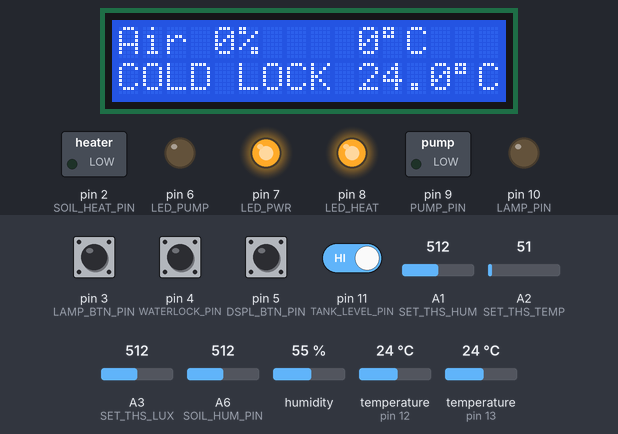
Bench run of a sketch on a simulated Arduino Nano, built with avr-gcc and run on an emulated ATmega328P. On the bench: 16×2 character LCD, switched loads named in the sketch (green lamp = pin HIGH), output pins drawn as LEDs (lit = HIGH). The inputs (shaded band) are chosen by the test bench; at power-on: pin 3 (LAMP_BTN_PIN), pin 4 (WATERLOCK_PIN), pin 5 (DSPL_BTN_PIN), pin 11 (TANK_LEVEL_PIN) HIGH, temperature (sensors on pin 12, pin 13) 24 °C, A1 (SET_THS_HUM) = 512, A2 (SET_THS_TEMP) = 51, A3 (SET_THS_LUX) = 512, A6 (SOIL_HUM_PIN) = 512, humidity 55 %. What the sketch prints to the serial monitor is not drawn.

Above: at 4.5 s.
4.6 s: pin 4 (WATERLOCK_PIN) pulled LOW for 0.15 s
At 5.9 s:
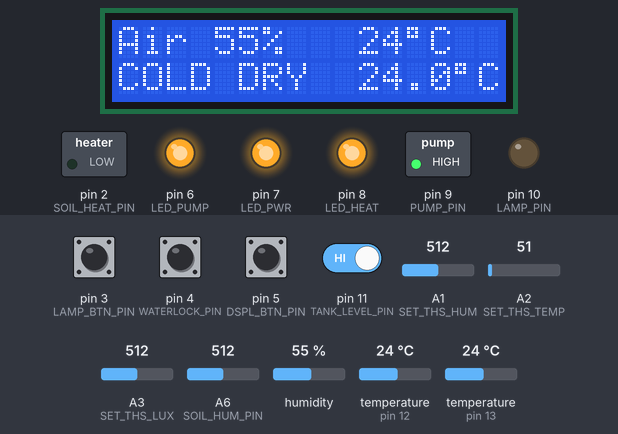
16.2 s: temperature (sensor on pin 12) set to 32 °C
At 20.4 s:
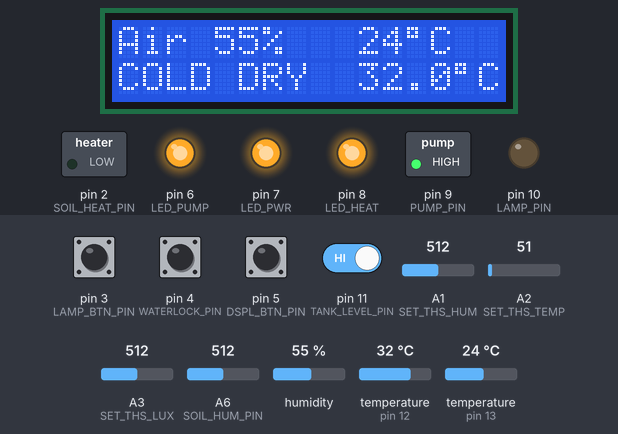
20.7 s: temperature (sensor on pin 12) set to 35 °C
At 22.7 s:
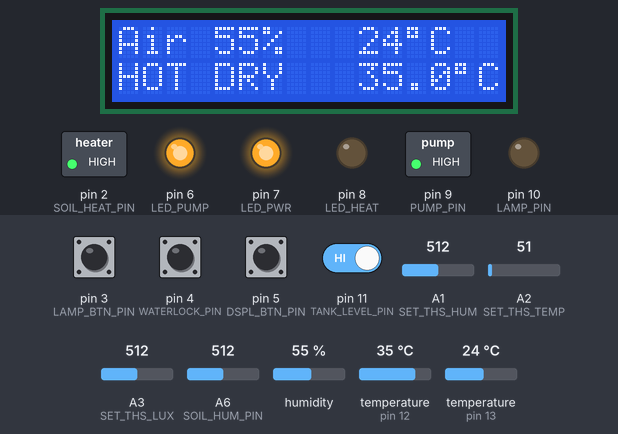
32.1 s: pin 4 (WATERLOCK_PIN) pulled LOW for 1 s
At 33.0 s:
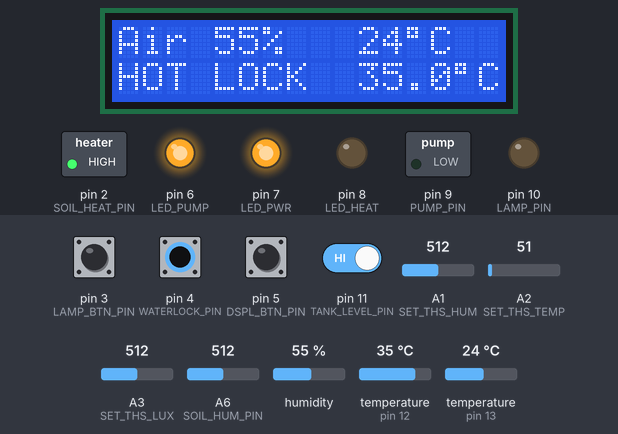
44.5 s: pin 5 (DSPL_BTN_PIN) pulled LOW for 0.15 s
At 45.5 s:
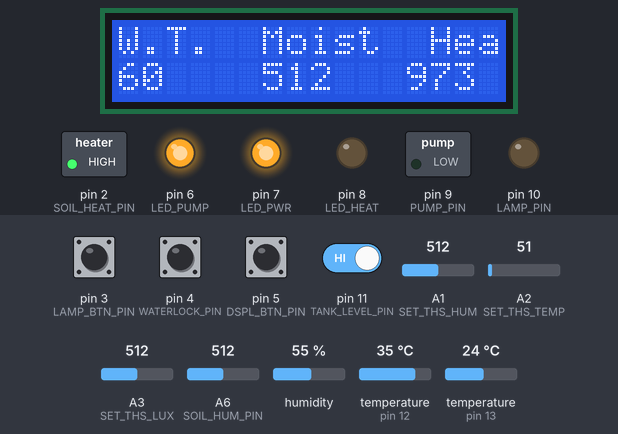
46.1 s: pin 5 (DSPL_BTN_PIN) pulled LOW for 1 s
At 47.7 s:
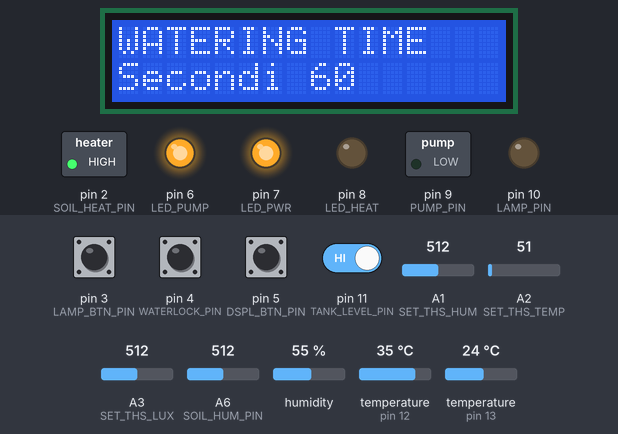
Timing chart, 0 to 49.2 s (numbered marks = the images above; inputs shaded):
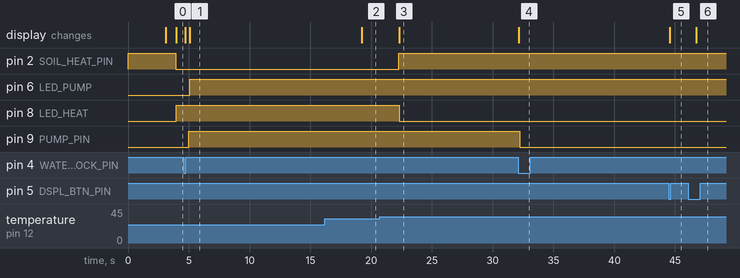

Measured:
- the behaviour switches between 33 and 34 °C on temperature (sensor on pin 12) (found by bisection; images 2 and 3)
- after the input at 4.6 s, pin 6 (LED_PUMP): LOW → HIGH after 0.46 s; pin 9 (PUMP_PIN): LOW → HIGH after 0.41 s; the display: first changes after 0.12 s (image 1 shows a later state)
- after the input at 16.2 s, the display: changes after 3.0 s (image 2)
- after the input at 20.7 s, pin 2 (SOIL_HEAT_PIN): LOW → HIGH after 1.6 s; pin 8 (LED_HEAT): HIGH → LOW after 1.6 s; the display: changes after 1.6 s (image 3)
- after the input at 32.1 s, pin 9 (PUMP_PIN): HIGH → LOW after 0.14 s; the display: changes after 0.07 s (image 4)
- after the input at 44.5 s, the display: changes after 0.06 s (image 5)
- after the input at 46.1 s, the display: changes after 0.65 s (image 6)

The sketch:

greenhouse.ino
```cpp
// (licence header left out)
#include "dag_timer.h"
#include "dag_button.h"
#include "soil.h"
#include "moisture.h"
// #include "lumen.h"
#include "air.h"
#include "geo.h"

#include <Adafruit_Sensor.h>
#include <DHT.h>
#include <DHT_U.h>

#include <Wire.h>
#include <LCD_I2C.h>

#include <OneWire.h>
#include <DallasTemperature.h>


/** costanti per l'illuminazione */
int LUMEN_THRESHOLD;         // valore limite minimo del sensore di luminosità per l'accensione della luce.
const int LUMEN_PIN = A0;    // pin per la lettura del sensore di luminosità.
const int LAMP_PIN = 10;     // DIGITAL pin di attivazione della luce, collegato al relay.
const int LAMP_BTN_PIN = 3;  // DIGITAL pin di attivazione della luce, collegato al relay.
// Lumen lumen(LAMP_PIN, LUMEN_PIN, &Serial);
DagButton btnLamp(LAMP_BTN_PIN, LOW);

/** costanti per la termo-igrometria */
const int DHT_PIN = 13;  // pin per la lettura del sensore di umidità e temperatura dell'aria.
#define DHTTYPE DHT11
DHT dht(DHT_PIN, DHTTYPE);
TermoIgro air(&dht);
DagTimer airTimer;

/** controllo dell'umidità del terreno */
const int SOIL_HUM_PIN = A6;         // ANALOG  pin per la lettura dell'umidità del suolo.
const int SOIL_HUM_ENABLE_PIN = A7;  // DIGITAL pin per l'attivazione del transistore che abilita il sensore
int SOIL_HUM_THRESHOLD;              // valore limite dell'umidità per innescare l'irrigazione.
Moisture moisture(SOIL_HUM_PIN, SOIL_HUM_ENABLE_PIN, &Serial);

/** Controllo la temperatura del terreno */
const int SOIL_TEMP_PIN = 12;  // DIGITAL pin del sensore di temperatura del terreno DS18B20
int SOIL_TEMP_THRESHOLD;       // limite di temperatura per innescare il riscaldamento
OneWire oneWire(SOIL_TEMP_PIN);
DallasTemperature ds18b20(&oneWire);  // inizializzazine sensore temperatura terreno
Geo geo(&ds18b20, &Serial);

/** Controllo Irrigazione */
const int PUMP_PIN = 9;         // DIGITAL pin per l'avvio della pompa di irrigazione.
const int WATERLOCK_PIN = 4;    // DIGITAL segnale per il blocco del'irrigazione
const int TANK_LEVEL_PIN = 11;  // DIGITAL pin per la lettura del segnale di livello minimo dell'acqua del serbatoio.
const int SOIL_HEAT_PIN = 2;    // DIGITAL pin per attivare il riscaldamento, collegato al relay
Soil soil(TANK_LEVEL_PIN, PUMP_PIN, SOIL_HEAT_PIN, &Serial);
DagButton waterLockBtn(WATERLOCK_PIN, LOW);


/** Potenziometri */
int SET_THS_TEMP = A2;  // pin del potenziometro per l'impostazione della soglia di temperatura suolo
int SET_THS_HUM = A1;   // pin del potenziometro per l'impostazione della soglia di umidità terreno
int SET_THS_LUX = A3;   // pin del potenziometro per l'impostazione della soglia di luminosità

/** Display LCD*/
LCD_I2C lcd(0x27, 16, 2);  //SDA => A4: SCL => A5
const int DSPL_BTN_PIN = 5;
void display_main();
void display_thresholds();
void display_lux();
void display_heat();
void display_moisture();
void (*pages[])() = { display_main, display_thresholds, display_lux, display_heat, display_moisture };
int activePage = 0;
uint8_t lcd_backlight = HIGH;  //variabile che salva l'accensione della luce del display (attivabile con longPress del displayBtn)
DagButton displayBtn(DSPL_BTN_PIN, LOW);
DagTimer displayTimer;

/** LED */
const int LED_PWR = 7;   // Power Led
const int LED_PUMP = 6;  // Led per avvsare l'avviamento della pompa di irrigazione. Lampeggia se il serbatoio dell'acqua è vuoto.
const int LED_HEAT = 8;  // led per avvisare l'accensione del pad di riscaldamento


//*********************************************************************************
void setup() {
  Serial.begin(9600);
  Serial.println("Inizializzazione DAG GREENHOUSE");

  dht.begin();          // attiva il sensore dei parametri ambientali dell'aria.
  airTimer.init(5000);  // attiva il timer per la lettura dei parametri dell'aria.

  /** IRRIGAZIONE */
  pinMode(PUMP_PIN, OUTPUT);
  pinMode(WATERLOCK_PIN, INPUT_PULLUP);
  pinMode(TANK_LEVEL_PIN, INPUT_PULLUP);
  pinMode(SOIL_HEAT_PIN, OUTPUT);
  digitalWrite(SOIL_HEAT_PIN, HIGH);  // inizializza il relay di riscaldamento altrimenti si accende subito

  /** UMIDITÀ DEL TERRENO */
  pinMode(SOIL_HUM_PIN, INPUT);
  pinMode(SOIL_HUM_ENABLE_PIN, OUTPUT);
  // digitalWrite(SOIL_HUM_ENABLE_PIN, HIGH);

  /** ILLUMIAZIONE */
  // pinMode(LUMEN_PIN, INPUT);
  pinMode(LAMP_PIN, OUTPUT);
  digitalWrite(LAMP_PIN, LOW);  // inizializza con luce spenta

  /** TEMPERATURA DEL TERRENO*/
  pinMode(SOIL_TEMP_PIN, INPUT);

  /** POTENZIOMETRI */
  pinMode(SET_THS_TEMP, INPUT);
  pinMode(SET_THS_HUM, INPUT);
  pinMode(SET_THS_LUX, INPUT);

  /** LED */
  pinMode(LED_PWR, OUTPUT);
  pinMode(LED_PUMP, OUTPUT);
  pinMode(LED_HEAT, OUTPUT);


  // accende il power led
  digitalWrite(LED_PWR, HIGH);

  //LCD
  lcd.begin();      // inizializza LCD
  lcd.backlight();  // accende lo sfondo
  lcd.home();
  lcd.print("DAG Greenhouse");  // messaggio di benvenuto
  lcd.setCursor(0, 1);
  lcd.print("v0.1.8");
  delay(3000);
  lcd.clear();
  // lcd.noBacklight();
}


void loop() {
  delay(75);

  // PROCESSI //
  /** lettura dei potenziometri (inverte i valori per rispettare il senso della rotella)*/
  SOIL_TEMP_THRESHOLD = map(analogRead(SET_THS_TEMP), 0, 1024, 1024, 0);
  SOIL_HUM_THRESHOLD = map(analogRead(SET_THS_HUM), 0, 1024, 1024, 0);
  LUMEN_THRESHOLD = map(analogRead(SET_THS_LUX), 0, 1024, 120, 0);

  /** controllo suolo */
  moisture.run(SOIL_HUM_THRESHOLD);
  geo.run(SOIL_TEMP_THRESHOLD);
  soil.run(&moisture, &geo, LUMEN_THRESHOLD);
  // digitalWrite(PUMP_PIN, LOW);
  waterLockBtn.onPress(lockWater);

  /** controllo illuminazione */
  // lumen.run(LUMEN_THRESHOLD);
  btnLamp.onPress(lampToggle);
  btnLamp.onLongPress(lampAuto, 3000);


  /** controllo termo-igrometria dell'aria*/
  airTimer.run(termo_igro);


  /** display */
  displayBtn.onPress(display_change);  // quando premuto aumenta il numero della pagina e fa partre il timer di reset
  displayBtn.onLongPress(display_backlight, 5000);
  displayTimer.run(display_reset);  // resetta la pagina principale al termine dell'intervallo di tempo
  pages[activePage]();              // visualizza la pagina attiva

  /** led */
  ledController();
}

//****************************************************************************
/** accende e spegne la lampada */
void lampToggle() {
  // lumen.toggle();
  digitalWrite(LAMP_PIN, !digitalRead(LAMP_PIN));
}


/** attiva l'auto mode della lampada*/
void lampAuto() {
  // lumen.AUTO_MODE = true;
}

/** esegue le letture dei parametri dell'aria*/
void termo_igro() {
  air.listen();
}

void lockWater() {
  soil.lockWatering();
}


void ledController() {
  /** comanda il led dela segnale pompa */
  switch (soil.STATUS) {
    case WATERING:
      digitalWrite(LED_PUMP, HIGH);
      break;

    case EMPTY_TANK:
      digitalWrite(LED_PUMP, !digitalRead(LED_PUMP));
      break;

    default:
      digitalWrite(LED_PUMP, LOW);
      break;
  }

  /** comanda il led del pad di riscaldamento*/
  digitalWrite(LED_HEAT, !digitalRead(SOIL_HEAT_PIN));
}


//******************************************************************************
void display_change() {
  activePage = activePage >= 4 ? 0 : activePage + 1;
  displayTimer.init(20000, false);
}

void display_reset() {
  activePage = 0;
}

void display_backlight() {
  lcd_backlight = !lcd_backlight;
  switch (lcd_backlight) {
    case HIGH:
      lcd.backlight();
      break;
    case LOW:
      lcd.noBacklight();
      break;
  }
}

void display_main() {
  lcd.clear();

  // prima riga
  lcd.home();
  lcd.print("Air ");
  lcd.print(air.hum);
  lcd.print("% ");
  lcd.setCursor(10, 0);
  lcd.print(air.temp);
  lcd.print("\xDF"
            "C");

  lcd.setCursor(0, 1);  // va a capo

  //seconda riga
  String g = geo.STATUS == COLD ? "COLD" : (geo.STATUS == HOT ? "HOT" : "---");
  String m = moisture.STATUS == DRY ? "DRY" : (moisture.STATUS == WET ? "WET" : "---");
  m = soil.waterLock ? "LOCK " : m;
  lcd.print(g);
  lcd.print(" ");
  lcd.print(m);
  lcd.setCursor(10, 1);
  char t[8];
  dtostrf(geo.temp, 3, 1, t);  //arrotonda al primo decimale e lo passa nella variabile t
  lcd.print(t);                // cambiare float con int per avere la lettura arrotondata all'intero
  lcd.print("\xDF"
            "C");
}

void display_thresholds() {
  lcd.clear();
  lcd.home();

  lcd.print("W.T.  Moist  Heat");
  lcd.setCursor(0, 1);  // va a capo

  lcd.print(LUMEN_THRESHOLD);
  lcd.setCursor(6, 1);
  lcd.print(SOIL_HUM_THRESHOLD);
  lcd.setCursor(12, 1);
  lcd.print(SOIL_TEMP_THRESHOLD);
}

void display_moisture() {
  lcd.clear();
  lcd.home();

  lcd.print("MOISTURE ");
  lcd.print(moisture.value);

  lcd.setCursor(0, 1);  // va a capo

  lcd.print("Threshod ");
  lcd.print(SOIL_HUM_THRESHOLD);
}

void display_lux() {
  lcd.clear();
  lcd.home();

  lcd.print("WATERING TIME");
  // if (lumen.AUTO_MODE) {
  //   lcd.print("AUTO ");
  // } else {
  //   lcd.print("MAN ");
  // }

  // lcd.print(lumen.value);

  lcd.setCursor(0, 1);  // va a capo

  lcd.print("Secondi ");
  lcd.print(LUMEN_THRESHOLD);
}


void display_heat() {
  lcd.clear();
  lcd.home();

  lcd.print("HEAT ");
  lcd.print(geo.temp);
  // lcd.print(map(geo.temp, 0, 35, 0, 1024));

  lcd.setCursor(0, 1);  // va a capo

  lcd.print("Threshod ");
  lcd.print(map(SOIL_TEMP_THRESHOLD, 0, 1024, 0, 35));
}
```

air.cpp
```cpp
#include "air.h"

TermoIgro::TermoIgro(DHT* _dht) {
  dht = _dht;
}


void TermoIgro::listen() {
  // Reading temperature or humidity takes about 250 milliseconds!
  // Sensor readings may also be up to 2 seconds 'old' (its a very slow sensor)

    int hn = 0, tn = 0, i = 0;  // numero letture  di umidità, temperatura e totali
    float hs = 0, ts = 0;       // somma delle leture
    float _h, _t;               // lettura istantanea

    while (hn <= 3 && tn <= 3 && i < 5) {
      i++;
      _h = dht->readHumidity();
      _t = dht->readTemperature();
      if (!isnan(_h)) {
        hs += _h;
        hn++;
      }
      if (!isnan(_t)) {
        ts += _t;
        tn++;
      }
    }
    hum = int(hs / hn);
    temp = int(ts / tn);
}
```

air.h
```cpp
#ifndef TERMO_IGRO_H
#define TERMO_IGRO_H

#include "Arduino.h"
#include <Adafruit_Sensor.h>
#include <DHT.h>
#include <DHT_U.h>
#include "dag_timer.h"

class TermoIgro {
private:
  DHT* dht;

public:
  TermoIgro(DHT* _dht);  // constructor che prende come argomento la durata del timer
  int hum = 0;           // valore dell'umidità
  int temp = 0;          // valore di temperature in gradi Celsius
  void listen();
};

#endif
```

dag_button.cpp
```cpp
#include "dag_button.h"

void dagBtnNoop() {}  // funzione segnaposto che non fa niente

DagButton::DagButton(int pin)
  : DagButton(pin, HIGH){};

DagButton::DagButton(int pin, int mode) {
  call_back = dagBtnNoop;
  PIN = pin;
  triggeredBy = mode;

  if (triggeredBy == HIGH) {
    // modalità PULLDOWN, ricordarsi di mettere una resistenza di pull_down
    // il pulsante esegue la callback quando lo stato del pin è HIGH
    pinMode(PIN, INPUT);
  }

  if (triggeredBy == LOW) {
    // modalità PULLUP. Usa la pullup interna di arduino
    // il pulsante esegue la callback quando lo stato del pin è LOW
    pinMode(PIN, INPUT_PULLUP);
  }
}

bool DagButton::clicked() {
  STATE = digitalRead(PIN);
  return STATE == triggeredBy;
}

bool DagButton::pressed() {
  if (clicked() == prevState) return false;
  else {
    // imposta il valore per il prossimo loop
    prevState = clicked();
    return true;
  }
}


void DagButton::onPress(void (*fun)(void)) {
  if (!clicked()) {
    executed = false;
    return;
  };

  if (executed) return;

  call_back = fun;
  call_back();
  executed = true;
}

void DagButton::onLongPress(void (*fun)(void), int trigger_time) {

  if (!clicked()) {
    pressTime = millis();
    return;
  };

  unsigned long dt = millis() - pressTime;
  boolean isStillPressed = clicked() && dt >= trigger_time;

  if (isStillPressed) {
    call_back = fun;
    call_back();
    pressTime = millis();
  }
}


void DagButton::onRelease(void (*fun)(void)) {
  if (!clicked()) return;

  while (clicked()) {
    delay(10);
    // attende fino a quando non viene rilasciato
  }
  call_back = fun;
  call_back();
}
```

dag_button.h
```cpp
#ifndef DAG_BUTTON_H
#define DAG_BUTTON_H

#include "Arduino.h"

class DagButton {
private:
  /** pin di lettura del bottone */
  int PIN;

  /** variabile per la lettura edllo stat odel pin collegato al bottone */
  int STATE;

  /*
      stato del pin che fa eseguire la callback: LOW--> PULLUP / HIGH-->PULLDOWN

      modalità PULLDOWN, ricordarsi di mettere una resistenza di pull_down
      il pulsante esegue la callback quando lo stato del pin è HIGH.

      modalità PULLUP. Usa la pullup interna di arduino
      il pulsante esegue la callback quando lo stato del pin è LOW
    */
  int triggeredBy;

  /** callback function */
  void (*call_back)(void);

  /** registra il momento in cui viene premuto*/
  unsigned long pressTime;

  /** registra l'esecuzione del callback */
  bool executed;

  /** salva l'ultimo stato del bottone */
  bool prevState = false;

public:
  /**
     * CONSTRUCTOR che prende come argomento il pin di lettura del bottone
     * (LOW--> PULLUP / HIGH-->PULLDOWN ). DEFAULT MODE= HIGH (PULLDOWN)
     *
     * - modalità PULLDOWN, ricordarsi di mettere una resistenza di pull_down
     * il pulsante esegue la callback quando lo stato del pin è HIGH
     *
     * - modalità PULLUP. Usa la pullup interna di arduino
     * il pulsante esegue la callback quando lo stato del pin è LOW
     * @param pin Il pin che legge il segnale del button
     */
  DagButton(int pin);

  /**
     * CONSTRUCTOR che prende come argomento il pin di lettura del bottone e la modalità
     * (LOW--> PULLUP / HIGH-->PULLDOWN ). DEFAULT MODE= HIGH (PULLDOWN)
     *
     *
     * - modalità PULLDOWN, ricordarsi di mettere una resistenza di pull_down
     * il pulsante esegue la callback quando lo stato del pin è HIGH
     *
     *
     * - modalità PULLUP. Usa la pullup interna di arduino
     * il pulsante esegue la callback quando lo stato del pin è LOW
     *
     * @param pin Il pin che legge il segnale del button
     * @param triggeredBy: HIGH or LOW stato del pin che fa eseguire la callback: LOW--> PULLUP / HIGH-->PULLDOWN
     */
  DagButton(int pin, int triggeredBy);

  /** restituisce se il bottone è stato premuto, valore istantaneo */
  bool clicked(void);

  // alias per clicked, restituisce se il bottone è stato premuto,
  // impedendo che si legga due volte lo stesso valore in caso di pressioni prolungate
  bool pressed(void);

  /** esegue la callback quando il pulsante viene premuto (da mettere nel loop). NON BLOCCANTE */
  void onPress(void (*fun)(void));

  /** esegue la funzione quando premuto per un numero di millisecondi. riceve anche la callback, NON BLOCCANTE*/
  void onLongPress(void (*fun)(void), int trigger_time);

  /** esegue quando il pulsante viene rilasciato. BLOCCANTE  */
  void onRelease(void (*fun)(void));
};

#endif
```

dag_timer.cpp
```cpp
#include "dag_timer.h"

void timerNoop() {}  // funzione segnaposto che non fa niente// esegue periodo del timer e le call back

DagTimer::DagTimer() {
  FIRED = 0;
  LOOP = true;
  call_back = timerNoop;
}

void DagTimer::init(unsigned long time_duration) {
  init(time_duration, true);
}

void DagTimer::init(unsigned long time_duration, bool repeat) {
  duration = time_duration;
  bookmark = millis();
  FIRED = 0;
  LOOP = repeat;
}

void DagTimer::run(void (*fun)(void)) {
  if (clock()) {
    call_back = fun;
    call_back();
  }
}

bool DagTimer::clock() {
  unsigned long dt = (millis() - bookmark);
  bool res = false;

  if ((dt > duration) && !FIRED) {
    FIRED = 1;
    res = true;

    if (LOOP) {
      bookmark = millis();
      FIRED = 0;
    }
  } else res = false;

  return res;
}

bool DagTimer::exhausted() {
  unsigned long dt = (millis() - bookmark);
  return (dt > duration);
}
```

dag_timer.h
```cpp
#ifndef DAG_TIMER_H
#define DAG_TIMER_H

#include "Arduino.h"

class DagTimer {
private:
  // variabile che salva il time per il confronto del loop successivo
  unsigned long bookmark;

  // Durata del timer in millisecondi
  unsigned long duration;

  // funzione da eseguire allo scattare del timer
  void (*call_back)(void);

  // indica se il timer è attivo (sta eseguendo la funzione di callback)
  int FIRED;

  //indica se il timer deve ripetersi ciclicament
  bool LOOP;

public:
  // constructor
  DagTimer();

  // inizializza la durata del timer e lo fa partire. In default è attivo il LOOP.
  void init(unsigned long time_duration);

  // inizializza la drat adel timer e lo fa partire, il secondo parametro indica se è attivo il LOOP
  void init(unsigned long time_duration, bool repeat);

  // restituisce un booleano che verifica se il periodo è scoccato.
  bool clock();

  // esegue la funzione passata come argomento allo scoccare del periodo
  void run(void (*fun)(void));

  // per i timer che non si ripetono ,  indica se è già scoccato almeno un volta
  bool exhausted();

};

#endif
```

geo.cpp
```cpp
#include <Arduino.h>
#include "dag_timer.h"
#include "geo.h"

Geo::Geo(DallasTemperature* _sensor, Stream* _srl)
  : tmr() {
  tmr.init(frequency);
  srl = _srl;
  sensor = _sensor;
}


void Geo::run(int tempThreshold) {
  THRESHOLD = map(tempThreshold, 0, 1024, 0, 35);  // imposta la soglia

  if (tmr.clock()) {
    STATUS = isCold() ? COLD : HOT;
  }
}

int Geo::geoValue() {
  sensor->requestTemperatures();
  temp = sensor->getTempCByIndex(0);
  srl->print("<Geo>: ");
  srl->println(temp);
  return int(temp);
}


bool Geo::isCold() {
  switch (STATUS) {
    case COLD:
      // il valore di umidità scende sotto la soglia diminuita del delta.
      return (geoValue() < (THRESHOLD + delta));

    case HOT:
      //  il valore di umidità sale sopra la soglia aumentata del delta.
      return (geoValue() < (THRESHOLD - delta));
  }
}
```

Source omitted: geo.h (1318 bytes), lumen.cpp (1403 bytes), lumen.h (1337 bytes), moisture.cpp (1502 bytes), moisture.h (1462 bytes), soil.cpp (2451 bytes), soil.h (1640 bytes)
